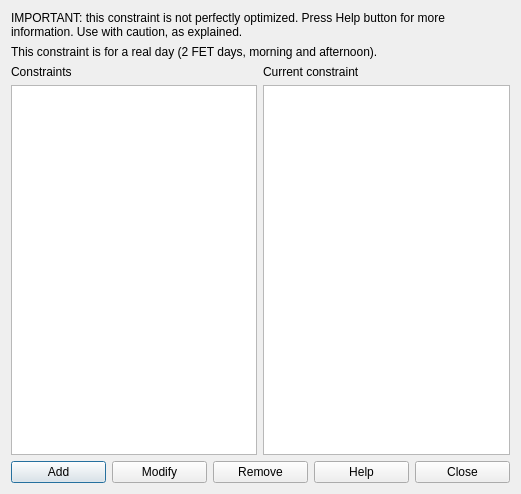
<?xml version="1.0" encoding="UTF-8"?>
<ui version="4.0">
 <class>ConstraintTeachersMaxGapsPerRealDayForm_template</class>
 <widget class="QDialog" name="ConstraintTeachersMaxGapsPerRealDayForm_template">
  <property name="geometry">
   <rect>
    <x>0</x>
    <y>0</y>
    <width>521</width>
    <height>494</height>
   </rect>
  </property>
  <property name="windowTitle">
   <string extracomment="This is the title of the dialog in which you see the list of all constraints of this type">Constraints teachers max gaps per real day</string>
  </property>
  <layout class="QGridLayout" name="gridLayout">
   <item row="0" column="0" colspan="2">
    <widget class="QLabel" name="label">
     <property name="sizePolicy">
      <sizepolicy hsizetype="Minimum" vsizetype="Minimum">
       <horstretch>0</horstretch>
       <verstretch>0</verstretch>
      </sizepolicy>
     </property>
     <property name="text">
      <string>IMPORTANT: this constraint is not perfectly optimized. Press Help button for more information. Use with caution, as explained.</string>
     </property>
     <property name="wordWrap">
      <bool>true</bool>
     </property>
    </widget>
   </item>
   <item row="1" column="0" colspan="2">
    <widget class="QLabel" name="label_2">
     <property name="sizePolicy">
      <sizepolicy hsizetype="Minimum" vsizetype="Minimum">
       <horstretch>0</horstretch>
       <verstretch>0</verstretch>
      </sizepolicy>
     </property>
     <property name="text">
      <string>This constraint is for a real day (2 FET days, morning and afternoon).</string>
     </property>
     <property name="wordWrap">
      <bool>true</bool>
     </property>
    </widget>
   </item>
   <item row="2" column="0">
    <layout class="QVBoxLayout" name="verticalLayout">
     <item>
      <widget class="QLabel" name="constraintsTextLabel">
       <property name="frameShape">
        <enum>QFrame::NoFrame</enum>
       </property>
       <property name="frameShadow">
        <enum>QFrame::Plain</enum>
       </property>
       <property name="text">
        <string>Constraints</string>
       </property>
       <property name="wordWrap">
        <bool>false</bool>
       </property>
      </widget>
     </item>
     <item>
      <widget class="QListWidget" name="constraintsListWidget"/>
     </item>
    </layout>
   </item>
   <item row="2" column="1">
    <layout class="QVBoxLayout" name="verticalLayout_2">
     <item>
      <widget class="QLabel" name="currentConstraintTextLabel">
       <property name="text">
        <string>Current constraint</string>
       </property>
       <property name="wordWrap">
        <bool>false</bool>
       </property>
      </widget>
     </item>
     <item>
      <widget class="QPlainTextEdit" name="currentConstraintTextEdit"/>
     </item>
    </layout>
   </item>
   <item row="3" column="0" colspan="2">
    <layout class="QHBoxLayout" name="horizontalLayout">
     <item>
      <widget class="QPushButton" name="addConstraintPushButton">
       <property name="text">
        <string>Add</string>
       </property>
      </widget>
     </item>
     <item>
      <widget class="QPushButton" name="modifyConstraintPushButton">
       <property name="text">
        <string>Modify</string>
       </property>
      </widget>
     </item>
     <item>
      <widget class="QPushButton" name="removeConstraintPushButton">
       <property name="text">
        <string>Remove</string>
       </property>
      </widget>
     </item>
     <item>
      <widget class="QPushButton" name="helpPushButton">
       <property name="text">
        <string>Help</string>
       </property>
      </widget>
     </item>
     <item>
      <widget class="QPushButton" name="closePushButton">
       <property name="text">
        <string>Close</string>
       </property>
      </widget>
     </item>
    </layout>
   </item>
  </layout>
 </widget>
 <layoutdefault spacing="6" margin="11"/>
 <resources/>
 <connections/>
</ui>
